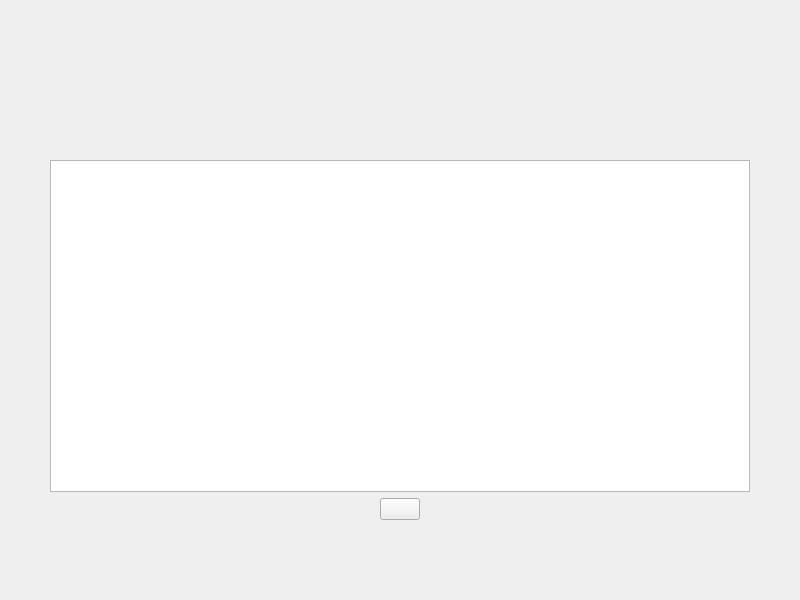
<?xml version="1.0" encoding="UTF-8"?>
<ui version="4.0">
 <class>exptakepage</class>
 <widget class="QWidget" name="exptakepage">
  <property name="geometry">
   <rect>
    <x>0</x>
    <y>0</y>
    <width>800</width>
    <height>600</height>
   </rect>
  </property>
  <property name="windowTitle">
   <string>Form</string>
  </property>
  <layout class="QVBoxLayout" name="verticalLayout">
   <property name="leftMargin">
    <number>50</number>
   </property>
   <property name="topMargin">
    <number>160</number>
   </property>
   <property name="rightMargin">
    <number>50</number>
   </property>
   <property name="bottomMargin">
    <number>80</number>
   </property>
   <item>
    <widget class="QTableView" name="tableView"/>
   </item>
   <item>
    <layout class="QHBoxLayout" name="horizontalLayout">
     <item>
      <spacer name="horizontalSpacer">
       <property name="orientation">
        <enum>Qt::Horizontal</enum>
       </property>
       <property name="sizeHint" stdset="0">
        <size>
         <width>40</width>
         <height>20</height>
        </size>
       </property>
      </spacer>
     </item>
     <item>
      <widget class="QPushButton" name="quitBtn">
       <property name="text">
        <string/>
       </property>
      </widget>
     </item>
     <item>
      <spacer name="horizontalSpacer_2">
       <property name="orientation">
        <enum>Qt::Horizontal</enum>
       </property>
       <property name="sizeHint" stdset="0">
        <size>
         <width>40</width>
         <height>20</height>
        </size>
       </property>
      </spacer>
     </item>
    </layout>
   </item>
  </layout>
 </widget>
 <resources/>
 <connections/>
</ui>
